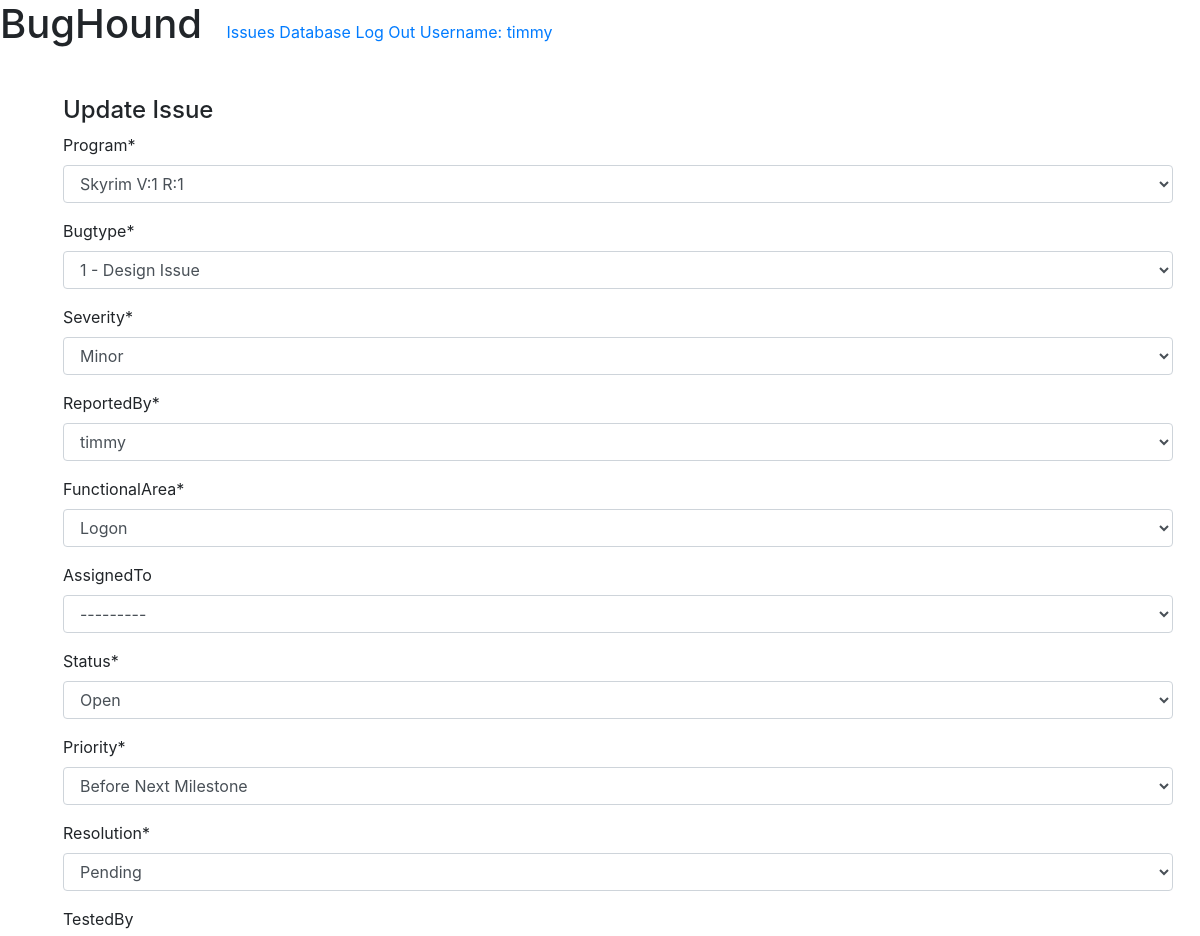
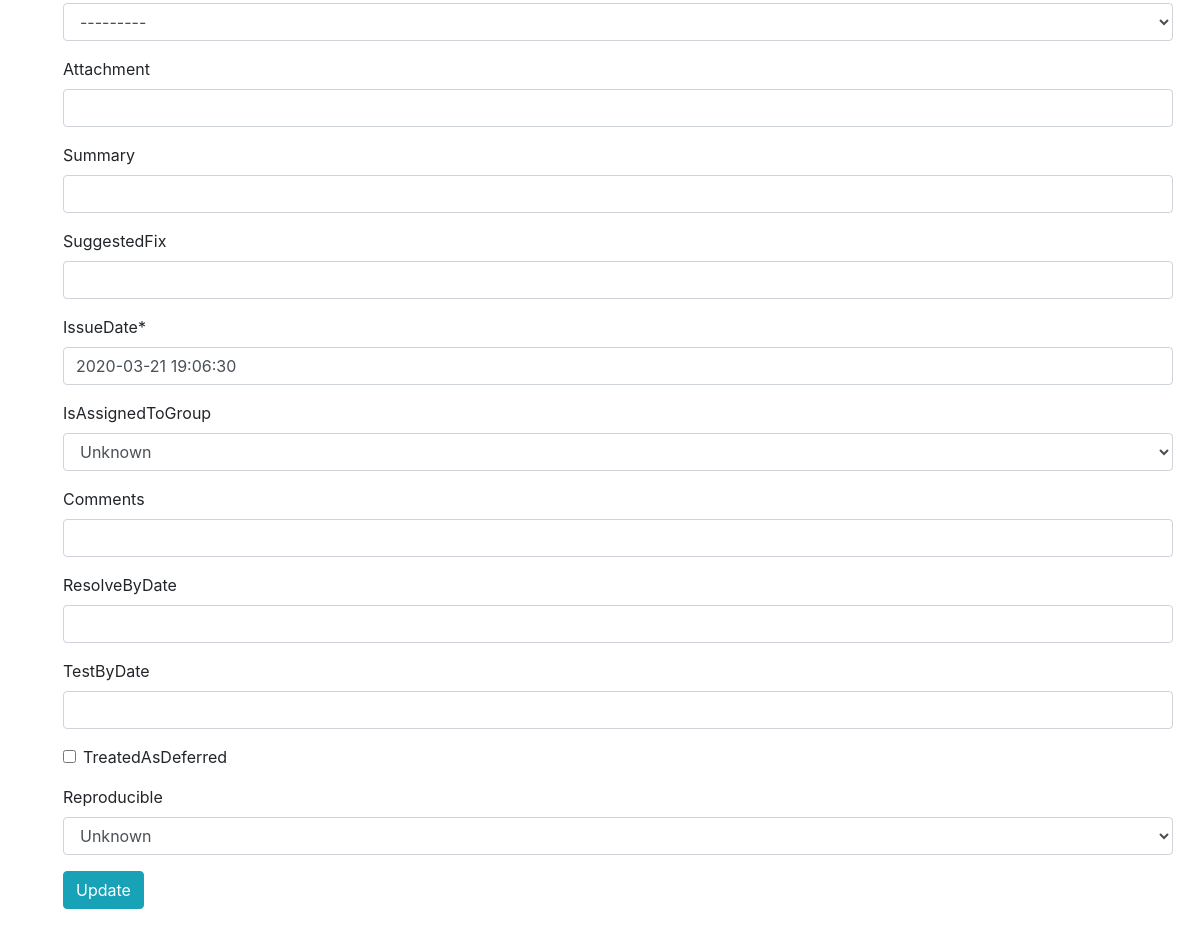
Screenshot of /issues/update/1 (signed in) with the database file from the repository (2 pictures, top to bottom).
### issues/models.py (models this page shows, shortened)
class Issue(models.Model):
    program = models.ForeignKey(Program, on_delete=models.CASCADE)
    bugtype = models.ForeignKey(BugType, on_delete=models.CASCADE)
    severity = models.ForeignKey(Severity, on_delete=models.CASCADE)
    reportedBy = models.ForeignKey(Employee, on_delete=models.CASCADE, related_name='employee_reportedByID')
    functionalArea = models.ForeignKey(FunctionalArea, on_delete=models.CASCADE)
    assignedTo = models.ForeignKey(
        Employee,
        on_delete=models.CASCADE, related_name='employee_assignedToID',
        null=True,
        blank=True)
    status = models.ForeignKey(Status, on_delete=models.CASCADE, default="OPEN")
    priority = models.ForeignKey(Priority, on_delete=models.CASCADE)
    resolution = models.ForeignKey(Resolution, on_delete=models.CASCADE)
    testedBy = models.ForeignKey(
        Employee,
        on_delete=models.CASCADE, related_name='employee_testedByID',
        null=True,
        blank=True)
    attachment = models.CharField(
        max_length = 1000,
        null=True,
        blank=True)
    summary = models.CharField(
        max_length=500,
        null=True,
        blank=True)
    suggestedFix = models.CharField(
        max_length=500,
        null=True,
        blank=True)
    issueDate = models.DateTimeField(default=timezone.now)
    isAssignedToGroup = models.BooleanField(null=True)
    comments = models.CharField(
        max_length=500,
        null=True,
        blank=True)
    resolveByDate = models.DateTimeField(null=True, blank=True)
    testByDate = models.DateTimeField(null=True, blank=True)
    treatedAsDeferred = models.BooleanField(default=False)
    reproducible = models.BooleanField(null=True)

### issues/views.py (the view)
class IssueUpdateView(LoginRequiredMixin, UpdateView):
    model = Issue
    template_name = 'issues/pages/issues/issues_update.html'
    success_url = reverse_lazy('IssueListView')
    fields = '__all__'

### issues/models.py (called while the page is built)
    def __str__(self):
        return self.name

    def __str__(self):
        return self.name

    def __str__(self):
        return f'{self.id} - {self.name}'

    def __str__(self):
        return str(self.name)

    def __str__(self):
        return self.name

    def __str__(self):
        return self.name

    def __str__(self):
        return f"{self.name} V:{self.version} R:{self.release}"

    def __str__(self):
        return self.user.username

### issues/templates/issues/pages/issues/issues_update.html (shortened to what this page needs)
{% extends 'issues/base.html' %}
{% load crispy_forms_tags %}
{% block content %}
<h4>Update Issue</h4>
<div>
    <form method="POST"> {% csrf_token %}
        {{ form|crispy }}
        <button type="submit" class="btn btn btn-info">Update</button>
    </form>
</div>
{% endblock content %}

### issues/templates/issues/base.html (shortened to what this page needs)
<!doctype html>
<html lang="en">
  <head>
    <link rel="stylesheet" href="https://stackpath.bootstrapcdn.com/bootstrap/4.4.1/css/bootstrap.min.css">
  </head>
  <body>
    <header>
      <h1 style="display: inline; margin-right:20px;">BugHound</h1>
      <nav style="display: inline;">
        <a href="{% url 'IssueListView' %}">Issues</a>
        <a href="{% url 'admin:index' %}">Database</a>
        <a href="{% url 'logout_view' %}">Log Out</a>
        {% if request.user.username %}
          <a href="">Username: {{request.user.username}}</a>
        {% endif %}
      </nav>
    </header>
    <div class="container m-5">
      {% block content %}
      {% endblock %}
    </div>
  </body>
</html>

### rows the page displays
Issue: program "Skyrim V:1 R:1", bugtype "1 - Design Issue", severity "Minor", reportedBy "timmy", functionalArea "Logon", assignedTo "---------", status "Open", priority "Before Next Milestone", resolution "Pending", testedBy "---------", issueDate "2020-03-21 19:06:30", isAssignedToGroup "Unknown", reproducible "Unknown"

### other values shown
{{ request.user.username }} "timmy"
